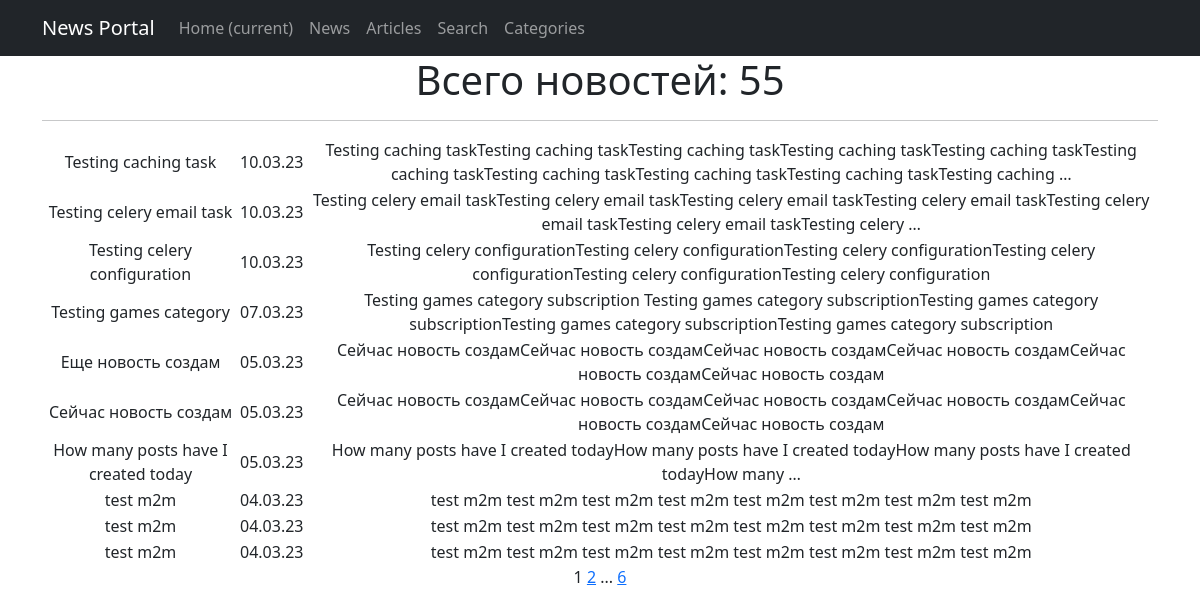
Page /posts/news/ on the earlier database version.
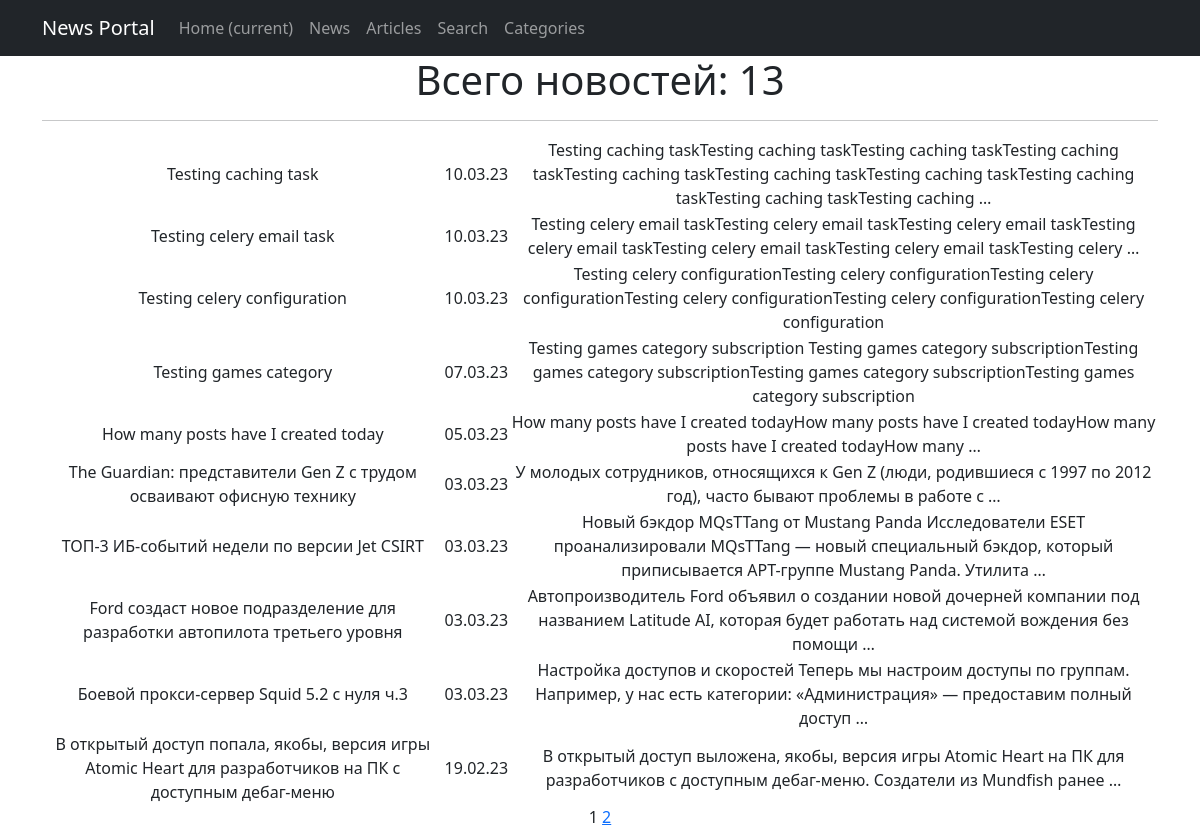
Same page on the later database version.
### news/models.py (models this page shows, shortened)
class Post(models.Model):
    type = models.CharField(max_length=1, choices=TYPES, default=article)
    created_on = models.DateTimeField(auto_now_add=True)
    title = models.CharField(max_length=255)
    text = models.TextField()
    rating = models.IntegerField(default=0)
    author = models.ForeignKey(Author, on_delete=models.CASCADE)
    categories = models.ManyToManyField(Category, through='PostCategory')

### news/views.py (the view)
# urls.py: path('news/', cache_page(60 * 5)(NewsList.as_view()), name='news_list'),
class NewsList(ListView):
    model = Post
    queryset = Post.objects.filter(type='N')
    ordering = '-created_on'
    template_name = 'news.html'
    context_object_name = 'news'
    paginate_by = 10
    def get_context_data(self, **kwargs):
        context = super().get_context_data(**kwargs)
        context['num_of_news'] = len(Post.objects.filter(type='N'))
        return context

### news/templatetags/custom_filters.py (called while the page is built)
@register.filter()
def censor(text: str):
    if type(text) is not str:
        raise ValueError('censor filter only accepts str values')
    for word in UNDESIRABLE_WORDS:
        text = text.replace(word, f"{word[0]}{'*'*(len(word)-1)}")
        word = word.title()
        text = text.replace(word, f"{word[0]}{'*'*(len(word)-1)}")
    return text

### templates/news.html (shortened to what this page needs)
{% extends 'flatpages/default.html' %}
{% load custom_filters %}
{% block content %}
<h1>Всего новостей: {{ num_of_news }}</h1>
<hr>
<table>
    {% for post in news %}
    <tr>
        <td>{{ post.title|censor }}</td>
        <td>{{ post.created_on|date:'d.m.y' }}</td>
        <td>{{ post.text|censor|truncatewords:20 }}</td>
    </tr>
    {% endfor %}
</table>
{{ page_obj.number }}
{% if page_obj.has_next %}
    <a href="?page={{ page_obj.next_page_number }}">{{ page_obj.next_page_number }}</a>
    {% if page_obj.next_page_number != page_obj.paginator.num_pages %}
        ...
        <a href="?page={{ page_obj.paginator.num_pages }}">{{ page_obj.paginator.num_pages }}</a>
    {% endif %}
{% endif %}
{% endblock content %}

Differences in the rows shown:
removed Post: title|censor "Еще новость создам", created_on "05.03.23", text|censor "Сейчас новость создамСейчас новость создамСейчас новость создамСейчас новость создамСейчас новость создамСейчас новость создам"
removed Post: title|censor "Сейчас новость создам", created_on "05.03.23", text|censor "Сейчас новость создамСейчас новость создамСейчас новость создамСейчас новость создамСейчас новость создамСейчас новость создам"
removed Post: title|censor "test m2m", created_on "04.03.23", text|censor "test m2m test m2m test m2m test m2m test m2m test m2m test m2m test m2m"
removed Post: title|censor "test m2m", created_on "04.03.23", text|censor "test m2m test m2m test m2m test m2m test m2m test m2m test m2m test m2m"
removed Post: title|censor "test m2m", created_on "04.03.23", text|censor "test m2m test m2m test m2m test m2m test m2m test m2m test m2m test m2m"
now on this page (row unchanged): Post: title|censor "The Guardian: представители Gen Z с трудом осваивают офисную технику", created_on "03.03.23", text|censor "У молодых сотрудников, относящихся к Gen Z (люди, родившиеся с 1997 по 2012 год), часто бывают проблемы в работе с …"
now on this page (row unchanged): Post: title|censor "ТОП-3 ИБ-событий недели по версии Jet CSIRT", created_on "03.03.23", text|censor "Новый бэкдор MQsTTang от Mustang Panda Исследователи ESET проанализировали MQsTTang — новый специальный бэкдор, который приписывается APT-группе Mustang Panda. Утилита …"
now on this page (row unchanged): Post: title|censor "Ford создаст новое подразделение для разработки автопилота третьего уровня", created_on "03.03.23", text|censor "Автопроизводитель Ford объявил о создании новой дочерней компании под названием Latitude AI, которая будет работать над системой вождения без помощи …"
now on this page (row unchanged): Post: title|censor "Боевой прокси-сервер Squid 5.2 с нуля ч.3", created_on "03.03.23", text|censor "Настройка доступов и скоростей Теперь мы настроим доступы по группам. Например, у нас есть категории: «Администрация» — предоставим полный доступ …"
now on this page (row unchanged): Post: title|censor "В открытый доступ попала, якобы, версия игры Atomic Heart для разработчиков на ПК с доступным дебаг-меню", created_on "19.02.23", text|censor "В открытый доступ выложена, якобы, версия игры Atomic Heart на ПК для разработчиков с доступным дебаг-меню. Создатели из Mundfish ранее …"
Other differences:
{{ num_of_news }}: "55" → "13"
{{ page_obj.paginator.num_pages }}: "6" → (not shown)
